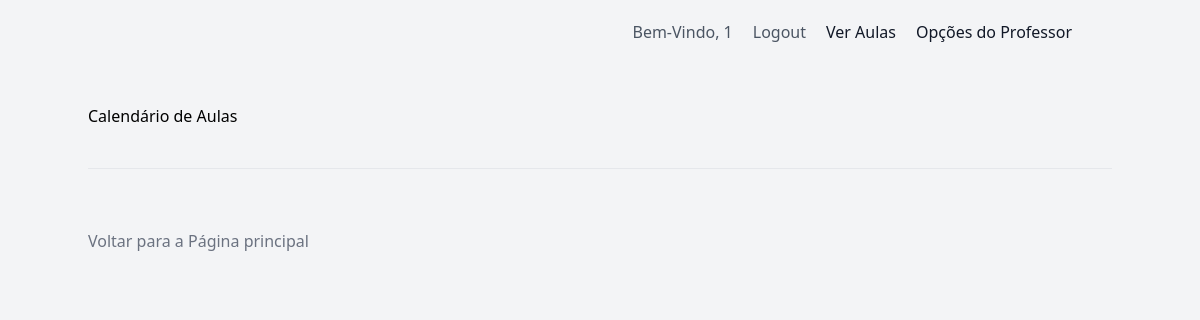
/calendario/ (signed in), run on an earlier commit of the app's database.
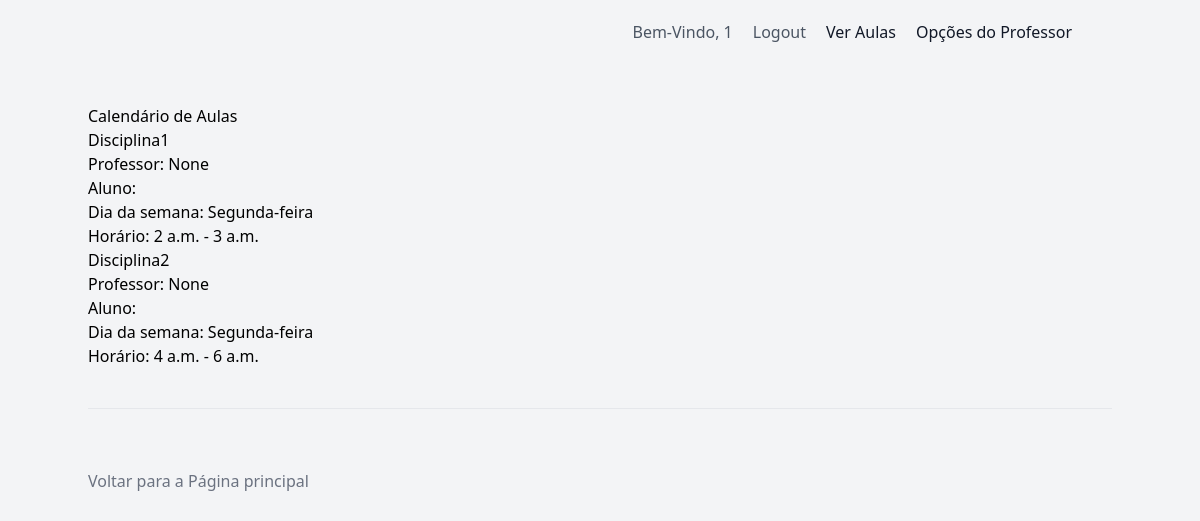
And on a later commit of the database.
### pi/models.py (models this page shows, shortened)
class Aula(models.Model):
    alunos = models.ManyToManyField('Estudante', related_name='aulas_estudante')
    professor = models.ForeignKey('Professor', on_delete=models.CASCADE)
    disciplina = models.ForeignKey('Disciplina', on_delete=models.CASCADE)
    sala = models.ForeignKey('Sala', on_delete=models.SET_NULL, null=True)  # Adicionado aqui
    dia_da_semana = models.CharField(max_length=20)
    hora_inicio = models.TimeField()
    hora_fim = models.TimeField()
    numero_lista = models.IntegerField(default=1)

class Disciplina(models.Model):
    nome = models.CharField(max_length=100)
    codigo = models.CharField(max_length=10)
    professor = models.ForeignKey('Professor', on_delete=models.SET_NULL, null=True)
    sala = models.ForeignKey('Sala', on_delete=models.SET_NULL, null=True)
    horario_inicio = models.TimeField()
    horario_fim = models.TimeField()

class Professor(AbstractUser):
    cordenador = models.CharField(max_length=100, null=True)
    nome = models.CharField(max_length=100, null=True)
    formacao = models.CharField(max_length=100, null=True)
    numero_funcionario = models.CharField(max_length=255, unique=True)
    senhap = models.CharField(max_length=150)
    aulas = models.ManyToManyField('Aula', related_name='professores')
    groups = models.ManyToManyField(
        'auth.Group',
        blank=True,
        help_text='The groups this user belongs to. A user will get all permissions granted to each of their groups.',
        related_name="professor_groups",
        verbose_name='groups',
    )
    user_permissions = models.ManyToManyField(
        'auth.Permission',
        blank=True,
        help_text='Specific permissions for this user.',
        related_name="professor_permissions",
        verbose_name='user permissions',
    )
    USERNAME_FIELD = 'numero_funcionario'
    PASSWORD_FIELD = 'senhap'
    class Meta:
        verbose_name = 'professor'
        verbose_name_plural = 'professors'
        db_table = 'auth_professor'
    @property
    def is_professor(self):
        return True

### pi/views.py (the view)
# urls.py: path('calendario/', views.calendario, name='calendario'),
def calendario(request):
    if request.user.is_authenticated:
        if request.user.is_professor:
            aulas = Aula.objects.filter(professor=request.user)
        else:
            aulas = Aula.objects.filter(aluno=request.user)
        return render(request, 'calendario.html', {'aulas': aulas})
    else:
        return redirect('login')

### pi/templates/calendario.html
{% extends 'base.html' %}
{% block content %}
<h1>Calendário de Aulas</h1>
<ul>
    {% for aula in aulas %}
    <li>
        <h2>{{ aula.disciplina.nome }}</h2>
        <p>Professor: {{ aula.professor.nome }}</p>
        <p>Aluno: {{ aula.aluno.nome }}</p>
        <p>Dia da semana: {{ aula.dia_da_semana }}</p>
        <p>Horário: {{ aula.hora_inicio }} - {{ aula.hora_fim }}</p>
    </li>
    {% endfor %}
</ul>
{% endblock %}

What changed in the data, as far as the page shows it:
added Aula: disciplina.nome "Disciplina1", professor.nome "None", dia_da_semana "Segunda-feira", hora_inicio "2 a.m.", hora_fim "3 a.m."
added Aula: disciplina.nome "Disciplina2", professor.nome "None", dia_da_semana "Segunda-feira", hora_inicio "4 a.m.", hora_fim "6 a.m."
